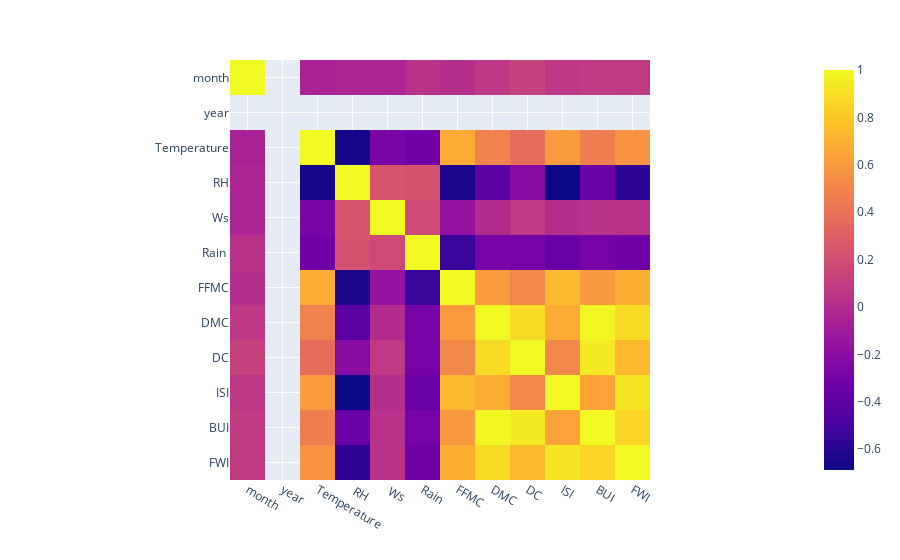

The notebook cell saved with this chart:
### Code cell
fig = px.imshow(data.corr(numeric_only=True))
fig.show()

### Figure 1 — Plotly figure (JSON) as saved in the notebook; plotly's stock layout.template omitted (floating-point values rounded to 4 significant figures; data arrays with more than 128 entries replaced by an {"elided": "..."} marker saying what was removed)
{"data": [{"coloraxis": "coloraxis", "hovertemplate": "x: %{x}<br>y: %{y}<br>color: %{z}<extra></extra>", "name": "0", "type": "heatmap", "x": ["month", "year", "Temperature", " RH", " Ws", "Rain ", "FFMC", "DMC", "DC", "ISI", "BUI", "FWI"], "xaxis": "x", "y": ["month", "year", "Temperature", " RH", " Ws", "Rain ", "FFMC", "DMC", "DC", "ISI", "BUI", "FWI"], "yaxis": "y", "z": {"elided": "12x12 float values"}}], "layout": {"coloraxis": {"colorscale": [[0, "#0d0887"], [0.1111, "#46039f"], [0.2222, "#7201a8"], [0.3333, "#9c179e"], [0.4444, "#bd3786"], [0.5556, "#d8576b"], [0.6667, "#ed7953"], [0.7778, "#fb9f3a"], [0.8889, "#fdca26"], [1, "#f0f921"]]}, "margin": {"t": 60}, "xaxis": {"anchor": "y", "constrain": "domain", "domain": [0, 1], "scaleanchor": "y"}, "yaxis": {"anchor": "x", "autorange": "reversed", "constrain": "domain", "domain": [0, 1]}}}
